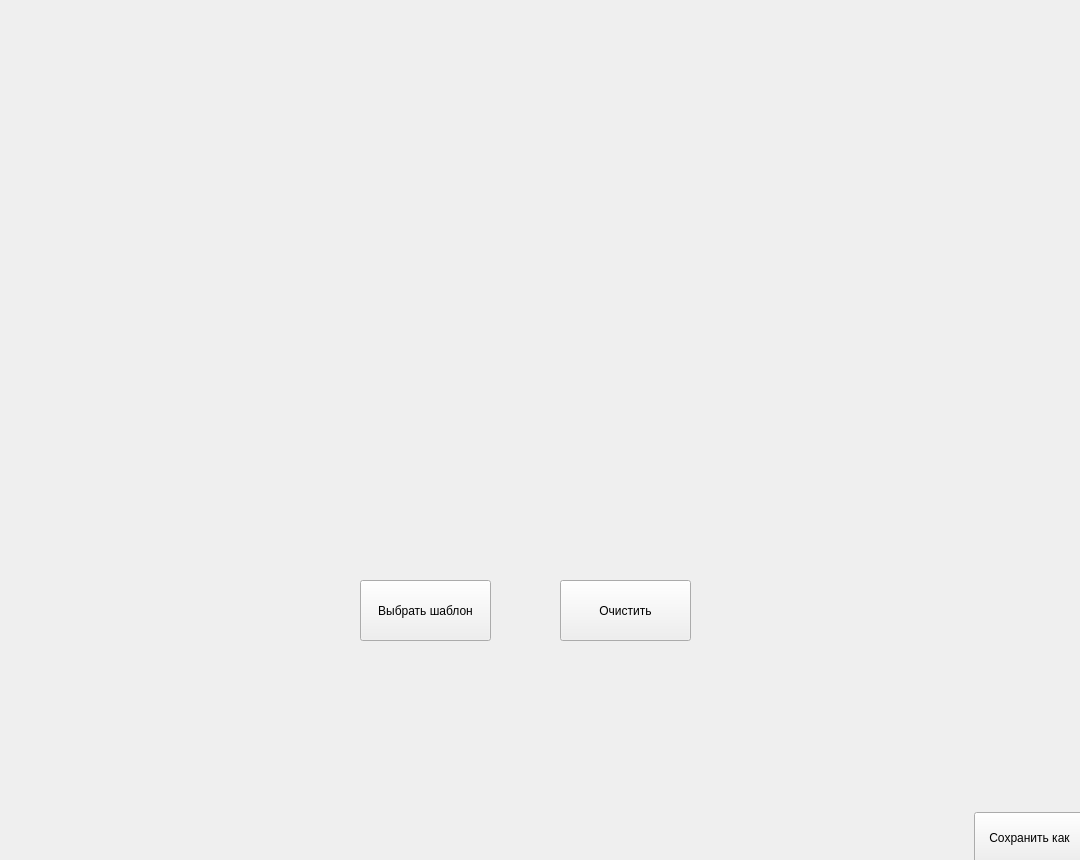
<?xml version="1.0" encoding="UTF-8"?>
<ui version="4.0">
 <class>MainWindow</class>
 <widget class="QMainWindow" name="MainWindow">
  <property name="geometry">
   <rect>
    <x>0</x>
    <y>0</y>
    <width>1080</width>
    <height>860</height>
   </rect>
  </property>
  <property name="windowTitle">
   <string>MainWindow</string>
  </property>
  <widget class="QWidget" name="centralwidget">
   <widget class="QLabel" name="img_preview">
    <property name="geometry">
     <rect>
      <x>100</x>
      <y>20</y>
      <width>854</width>
      <height>540</height>
     </rect>
    </property>
    <property name="text">
     <string/>
    </property>
   </widget>
   <widget class="QPushButton" name="btn_save">
    <property name="geometry">
     <rect>
      <x>974</x>
      <y>812</y>
      <width>111</width>
      <height>51</height>
     </rect>
    </property>
    <property name="text">
     <string>Сохранить как</string>
    </property>
   </widget>
   <widget class="QPushButton" name="btn_pattern">
    <property name="geometry">
     <rect>
      <x>360</x>
      <y>580</y>
      <width>131</width>
      <height>61</height>
     </rect>
    </property>
    <property name="text">
     <string>Выбрать шаблон</string>
    </property>
   </widget>
   <widget class="QPushButton" name="btn_clear">
    <property name="geometry">
     <rect>
      <x>560</x>
      <y>580</y>
      <width>131</width>
      <height>61</height>
     </rect>
    </property>
    <property name="text">
     <string>Очистить</string>
    </property>
   </widget>
  </widget>
 </widget>
 <resources/>
 <connections/>
</ui>
